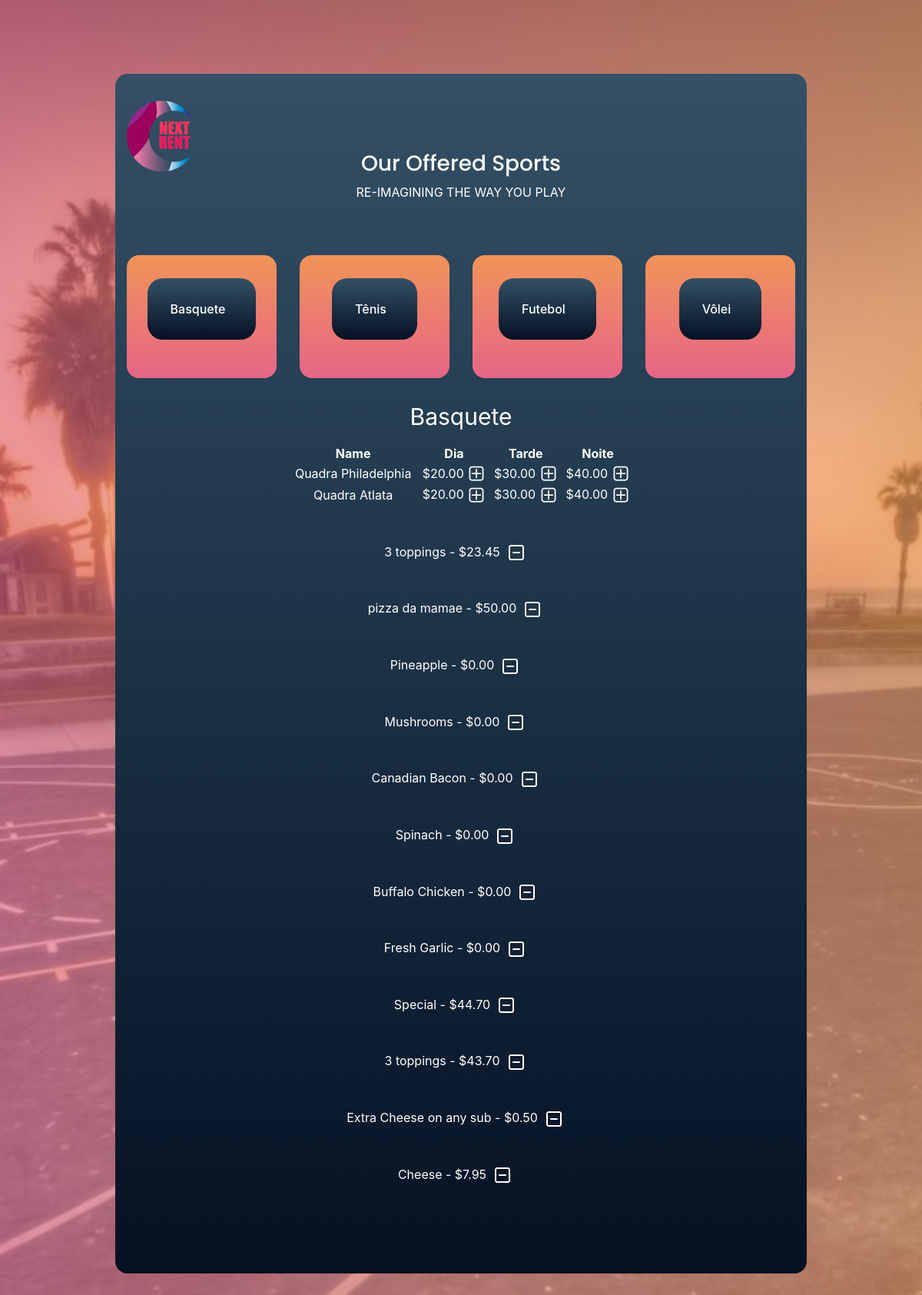
The page /menu/Basquete (signed in) on the database its author committed.
### orders/models.py (models this page shows, shortened)
class Category(models.Model):
    name=models.CharField(max_length=64)
    def __str__(self):
        return f"{self.name}"

class Basquete(models.Model):
    name=models.CharField(max_length=64)
    dia=models.DecimalField(max_digits=4,decimal_places=2)
    tarde=models.DecimalField(max_digits=4,decimal_places=2)
    noite=models.DecimalField(max_digits=4,decimal_places=2)

class Order2(models.Model):
    user=models.ForeignKey(User,on_delete=models.CASCADE)
    number=models.IntegerField()
    category=models.CharField(max_length=64,null=True)
    name=models.CharField(max_length=64)
    price=models.DecimalField(max_digits=4,decimal_places=2)
    def __str__(self):
        return f"{self.name} - ${self.price} "

### orders/views.py (the view)
# urls.py: path("menu/<str:category>", views.menu, name="menu"),
def menu(request,category):
    menu,columns=findTable(category)
    order_number=User_order.objects.get(user=request.user,status='initiated').order_number
    context = {
        "user":request.user,
        "Checkout":Order2.objects.filter(user=request.user,number=order_number),
        "Checkout_category":Order2.objects.filter(user=request.user,number=order_number).values_list('category').distinct(),
        "Total":list(Order2.objects.filter(user=request.user,number=order_number).aggregate(Sum('price')).values())[0],
        "Category": Category.objects.all(),
        "Active_category":category,
        "Menu": menu,
        "Columns":columns,
        "Topping_price": 0.00,
        "Order_number":order_number
    }
    return render(request,"menu.html",context)

### orders/views.py (called while the page is built)
def findTable(category):
    if category == "Regular Pizza":
        menu=Regular_pizza.objects.all()
        columns=3
    elif category == "Sicilian Pizza":
        menu=Sicilian_pizza.objects.all()
        columns=3
    elif category == "Toppings":
        menu=Topping.objects.all()
        columns=1
    elif category == "Basquete":
        menu=Basquete.objects.all()
        columns=4
    elif category == "Tênis":
        menu=Tênis.objects.all()
        columns=4
    elif category == "Futebol":
        menu=Futebol.objects.all()
        columns=4
    elif category == "Vôlei":
        menu=Vôlei.objects.all()
        columns=4
    return menu,columns

### orders/templates/menu.html (shortened to what this page needs)
<!DOCTYPE html>
<html lang="zxx" class="no-js">
<head>
		{% load static %}
		<link rel="stylesheet" type="text/css" href="{% static 'styles.css' %}">
		<link rel="stylesheet" href="https://cdn.linearicons.com/free/1.0.0/icon-font.min.css">
		<link rel="stylesheet" type="text/css" href="https://cdn.jsdelivr.net/npm/owlcarousel@1.3.3/owl-carousel/owl.carousel.min.css">
		<link rel="stylesheet" type="text/css" href="https://cdnjs.cloudflare.com/ajax/libs/font-awesome/4.7.0/css/font-awesome.min.css">
		<link rel="stylesheet" type="text/css" href="{% static 'nice-select.css' %}">
		<link rel="stylesheet" type="text/css" href="https://cdn.jsdelivr.net/npm/magnific-popup@1.1.0/dist/magnific-popup.css">
		<link rel="stylesheet" href="https://stackpath.bootstrapcdn.com/bootstrap/4.3.1/css/bootstrap.min.css">
</head>
<body>
    <div class="main-wrapper-first">
        {% if Category %}
            <header>
                <div class="container">
                    <div class="header-wrap">
                        <div class="header-top d-flex justify-content-between align-items-center">
                            <div class="logo">
                                <a href="{% url 'index' %}"><img class="imagem" style="margin-top: 5px;" src="{% static 'logo.png' %}" alt=""></a>
                            </div>
                            <div class="main-menubar d-flex align-items-center">
                            </div>
                        </div>
                    </div>
                </div>
            </header>
        {% endif %}
        <section class="service-area" id="rent">
            <div class="container">
                <div class="row justify-content-center">
                    <div class="col-lg-8">
                        <div class="section-title text-center">
                            <h3 class="text-white">Our Offered Sports</h3>
                            <span class="text-white text-uppercase">Re-imagining the way you play</span>
                        </div>
                    </div>
                </div>
                <div class="row">
                    {% for category in Category %}
                        <div class="col-lg-3 col-sm-6">
                            <div class="single-service">
                                <div class="thumb" style="background-image: linear-gradient(0deg, #e66587 0%, #f09458 100%)!important;">
                                    <div class="d-flex justify-content-center align-items-center">
                                        <a href="{% url 'menu' category %}" style="line-height: 80px!important;" class="primary-btn hover d-inline-flex align-items-center"><span class="mr-10">{{ category }}</span></a>
                                    </div>
                                </div>
                            </div>
                        </div>
                    {% endfor %}
                </div>
            </div>
            <div style="margin-top: 1em!important; color: #fff!important;">
                <table class='table-small w-50 mx-auto text-center '>
                    <caption style='caption-side:top;color:white;font-size: 30px;text-align: center'>{{Active_category}}</caption>
                    {% if Columns == 4 %}
                        <thead class='thead-light'>
                            <tr >
                                <th>Name</th>
                                <th>Dia</th>
                                <th>Tarde</th>
                                <th>Noite</th>
                            </tr>
                        </thead>
                        <tbody>
                            {% for row in Menu %}
                                <tr>
                                    {% load static %}
                                    <td>{{row.name}}</td>
                                    {% if row.dia == None %}
                                        <td></td>
                                    {% else %}
                                        <td>${{row.dia}}&nbsp;<a href="{% url 'add' Active_category row.name row.dia %}"><img class='plus' src="{% static 'plus.png' %}"></a></td>
                                    {% endif %}
                                    {% if row.tarde == None %}
                                        <td></td>
                                    {% else %}
                                        <td>${{row.tarde}}&nbsp;<a href="{% url 'add' Active_category row.name row.tarde %}"><img class='plus' src="{% static 'plus.png' %}"></a></td>
                                    {% endif %}
                                    <td>${{row.noite}}&nbsp;<a href="{% url 'add' Active_category row.name row.noite %}"><img class='plus' src="{% static 'plus.png' %}"></a></td>
                                </tr>
                            {% endfor %}
                        </tbody>
                    {% endif %}
                </table>
            </div>
            <ul style="text-align: center; color: #fff">
                {% for check_cat in Checkout_category %}
                    {% for row in Checkout %}
                        {% if row.category == check_cat|cut:"("|cut:")"|cut:","|cut:"'"  %}
                            <br>
                            <br>
                            <li class='pr-3'>{{row}}&nbsp;<a href="{% url 'delete' row.category row.name row.price %}"><img class='plus rounded' src="{% static 'minus.png' %}"></a></li>
                        {% endif %}
                    {% endfor %}
                {% endfor %}
            </ul>
        </div>
        <br>
        <br>
        <br>
        <br>
        <br>
	</body>
</html>

### orders/static/styles.css (style rules this page uses)
body { color: #777777; font-family: "Poppins", sans-serif; font-size: 14px; font-weight: 300; line-height: 1.5em; position: relative; -webkit-font-smoothing: antialiased; -moz-osx-font-smoothing: grayscale; }
ol, ul { margin: 0; padding: 0; list-style: none; }
a { -webkit-transition: all 0.3s ease 0s; -moz-transition: all 0.3s ease 0s; -o-transition: all 0.3s ease 0s; transition: all 0.3s ease 0s; }
a, a:focus, a:hover { text-decoration: none; outline: 0; color: #777777; }
h1, h2, h3, h4, h5, h6 { font-family: "Poppins", sans-serif; color: #222222; line-height: 1.5em; margin-bottom: 0; margin-top: 0; font-weight: 500; }
h3, .h3 { font-size: 24px; }
td, th { border-radius: 0px; }
.mr-10 { margin-right: 10px; }
.text-white { color: #fff; }
h3 { font-size: 24px; }
h1, h2, h3, h4, h5, h6 { line-height: 1.5em; }
.header-wrap { position: relative; }
.header-top { padding: 30px 0; position: absolute; top: 0; left: 0; width: 100%; }
.main-menubar { position: relative; }
body { background-attachment: fixed; background-image: url("../static/body-bg.jpg"); background-position: top center; background-repeat: no-repeat; background-size: cover; position: relative; }
body:after { position: absolute; content: ""; left: 0; top: 0; width: 100%; height: 100%; position: fixed; background-image: -moz-linear-gradient(0deg, #e66587 0%, #f09458 100%); background-image: -webkit-linear-gradient(0deg, #e66587 0%, #f09458 100%); background-image: -ms-linear-gradient(0deg, #e66587 0%, #f09458 100%); opacity: 0.6; z-index: -1; }
.main-wrapper-first { width: 68.75%; margin: 0 auto; margin-top: 6rem; }
@media (min-width: 1200px) { .main-wrapper-first { width: 75%; } }
.p1-gradient-bg, .primary-btn:after, .banner-area, .single-feature .icon:after, .service-area, .story-area, .single-widget .icon:after { background-image: -moz-linear-gradient(to top, #041122 0%, #345066 100%); background-image: -webkit-linear-gradient(to top, #041122 0%, #345066 100%); background-image: linear-gradient(to top, #041122 0%, #345066 100%); border-radius: 1em; }
.section-title { padding-bottom: 30px; }
@media (min-width: 767px) { .primary-btn { margin-top: 15%; } }
@media (min-width: 767px) { .imagem { width:70%; } }
.primary-btn { margin-bottom: 25%; font-size: 1em; line-height: 40px; padding: 0 30px; border-radius: 20px; background: transparent; border: 1px solid #fff; color: #222222; display: inline-block; font-weight: 500; position: relative; -webkit-transition: all 0.3s ease 0s; -moz-transition: all 0.3s ease 0s; -o-transition: all 0.3s ease 0s; transition: all 0.3s ease 0s; cursor: pointer; }
.primary-btn span { color: #fff; position: relative; z-index: 2; }
.primary-btn:after { position: absolute; content: ""; width: 100%; height: 100%; top: 0; left: 0; border-radius: 20px; opacity: 0; -webkit-transition: all 0.3s ease 0s; -moz-transition: all 0.3s ease 0s; -o-transition: all 0.3s ease 0s; transition: all 0.3s ease 0s; z-index: 1; }
.primary-btn.hover { color: #fff; border: 1px solid transparent; }
.primary-btn.hover:after { opacity: 1; }
.service-area { padding: 100px 0; }
.single-service { margin-top: 40px; }
.single-service .thumb { height: 10rem; width: 100%; background-repeat: no-repeat !important; background-size: cover !important; background-position: center center !important; position: relative; border-radius: 1em; }

### rows shown on the page
Category: name "Basquete"
Category: name "Tênis"
Category: name "Futebol"
Category: name "Vôlei"
Basquete: name "Quadra Philadelphia", dia "20.00", tarde "30.00", noite "40.00"
Basquete: name "Quadra Atlata", dia "20.00", tarde "30.00", noite "40.00"
Order2: name+price "3 toppings - $23.45"
Order2: name+price "pizza da mamae - $50.00"
Order2: name+price "Pineapple - $0.00"
Order2: name+price "Mushrooms - $0.00"
Order2: name+price "Canadian Bacon - $0.00"
Order2: name+price "Spinach - $0.00"
Order2: name+price "Buffalo Chicken - $0.00"
Order2: name+price "Fresh Garlic - $0.00"
Order2: name+price "Special - $44.70"
Order2: name+price "3 toppings - $43.70"
Order2: name+price "Extra Cheese on any sub - $0.50"
Order2: name+price "Cheese - $7.95"
